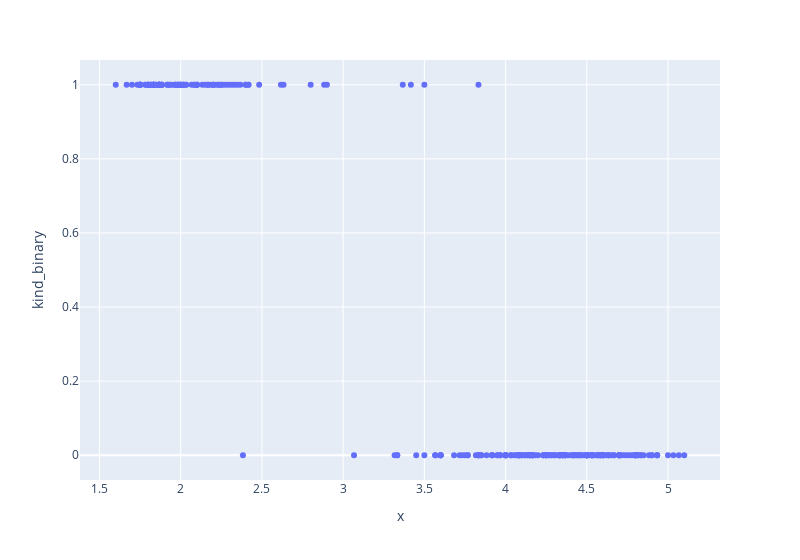

Source (notebook cell):
### Code cell
fig = px.scatter(geyser, x=x, y=y, width=800)
fig.show()

### Figure 1 — Plotly figure (JSON) as saved in the notebook; plotly's stock layout.template omitted (floating-point values rounded to 4 significant figures; data arrays with more than 128 entries replaced by an {"elided": "..."} marker saying what was removed)
{"data": [{"hovertemplate": "x=%{x}<br>kind_binary=%{y}<extra></extra>", "legendgroup": "", "marker": {"color": "#636efa", "symbol": "circle"}, "mode": "markers", "name": "", "orientation": "v", "showlegend": false, "type": "scatter", "x": {"elided": "272 float values"}, "xaxis": "x", "y": {"elided": "272 int values"}, "yaxis": "y"}], "layout": {"legend": {"tracegroupgap": 0}, "margin": {"t": 60}, "width": 800, "xaxis": {"anchor": "y", "domain": [0, 1], "title": {"text": "x"}}, "yaxis": {"anchor": "x", "domain": [0, 1], "title": {"text": "kind_binary"}}}}
